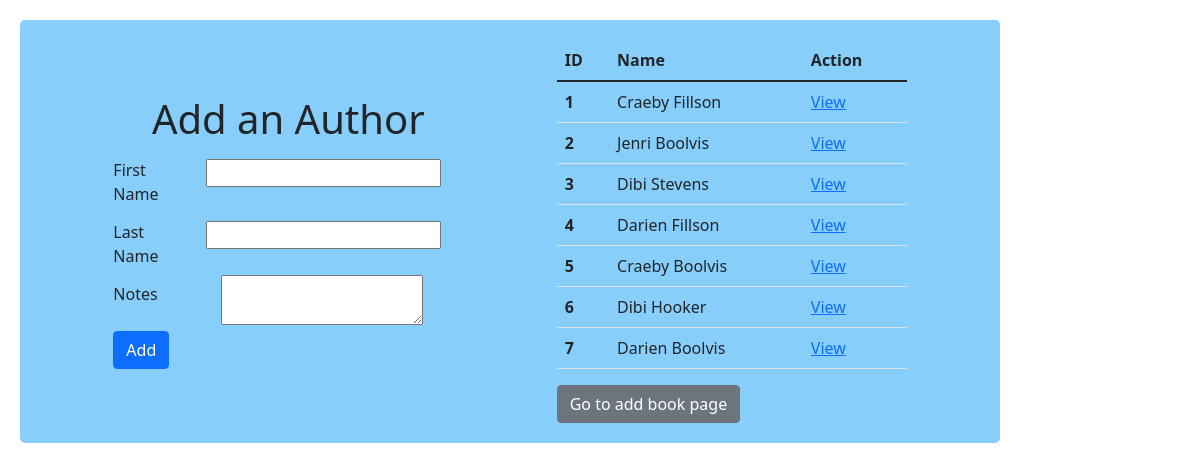
Before: /addAuthor with the older database file.
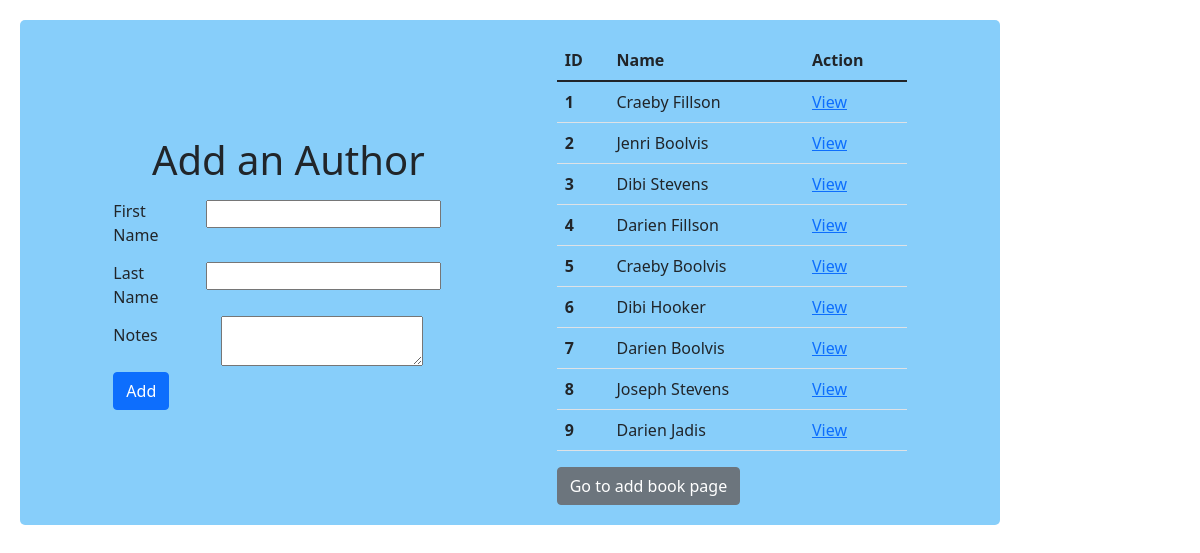
After: the same page with the newer database file.
### books_authors_templates_app/models.py (models this page shows, shortened)
class Author(models.Model):
    first_name=models.CharField(max_length=45)
    last_name=models.CharField(max_length=45)
    books=models.ManyToManyField(Book, related_name="authors")
    notes = models.TextField(default="Notes")
    created_at=models.DateTimeField(auto_now_add=True)
    updated_at=models.DateTimeField(auto_now=True)

### books_authors_templates_app/views.py (the view)
# urls.py: path('addAuthor', views.addAuthor),
def addAuthor(request):
    context = {
        'authors':Author.objects.all()
    }
    return render(request, 'index-auth.html', context)

### books_authors_templates_app/templates/index-auth.html (shortened to what this page needs)
<!DOCTYPE html>
<html lang="en">
<head>
    {% load static %}
    <link href="https://cdn.jsdelivr.net/npm/bootstrap@5.1.3/dist/css/bootstrap.min.css" rel="stylesheet">
    <link rel="stylesheet" href="{% static 'css/style.css'%}">
</head>
<body>
    <div id="wrapper">
        <div id="left-chunk" class="left-chunk-ht">
            <h1>Add an Author</h1>
            <form action="/createAuthor" method='POST'>
                <div class="input-area">
                    <div class="input-group form-group row">
                        <label for="first_name" class="col-sm-2 col-form-label">First Name</label>
                        <div class="col-sm-10">
                            <input type="text" name="first_name" id="first_name">
                        </div>
                    </div>
                    <div class="input-group form-group row">
                        <label for="last_name" class="col-sm-2 col-form-label">Last Name</label>
                        <div class="col-sm-10">
                            <input type="text" name="last_name" id="last_name">
                        </div>
                    </div>
                    <div class="input-group form-group row">
                        <label for="notes" class="col-sm-2 col-form-label">Notes</label>
                        <div class="col-sm-10" id="txt-area-shift">
                            <textarea type="text" name="notes" id="notes"></textarea>
                        </div>
                    </div>
                </div>
                <button class="btn btn-primary">Add</button>
                </form>
        </div>
        <div id="right-chunk">
            <table class="table">
                <thead class="thead-light">
                    <tr>
                        <th scope="col">ID</th>
                        <th scope="col">Name</th>
                        <th scope="col">Action</th>
                    </tr>
                </thead>
                <tbody>
                    {% for author in authors %}
                    <tr>
                        <th scope="row">{{author.id}}</th>
                        <td>{{author.first_name}} {{author.last_name}}</td>
                        <td><a href="/view-author/{{author.id}}">View</a></td>
                    </tr>
                    {% endfor %}
                </tbody>
            </table>
            <a href="/" class="btn btn-secondary">Go to add book page</a>
        </div>
    </div>
</body>
</html>

Changed rows visible on the page:
added Author: id "8", first_name "Joseph", last_name "Stevens"
added Author: id "9", first_name "Darien", last_name "Jadis"
